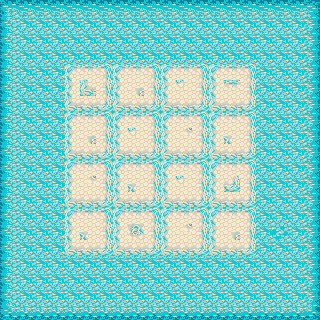

This is a level from a 2D game, rendered from its Tiled map with the project's own tilesets. A one-line summary and the complete map file follow:
An orthogonal 20x20 tile map with 16x16 px tiles, 2 tile layers (Floor, Obstacles) and 14 objects (10x blueSlime).

<map version="1.10" tiledversion="1.11.0" orientation="orthogonal" renderorder="right-down" width="20" height="20" tilewidth="16" tileheight="16" infinite="0" nextlayerid="7" nextobjectid="100">
 <editorsettings>
  <export target="floor2_2.lua" format="lua" />
 </editorsettings>
 <tileset firstgid="1" name="AdventureBegins_Demo" tilewidth="16" tileheight="16" tilecount="589" columns="19">
  <image source="AdventureBegins_Demo.png" width="304" height="496" />
 </tileset>
 <layer id="1" name="Floor" width="20" height="20">
  <data encoding="csv">
521,522,522,522,522,522,522,522,522,522,522,522,522,522,522,522,522,522,522,523,
540,541,541,541,541,541,541,541,541,541,541,541,541,541,541,541,541,541,541,542,
540,541,541,541,541,541,541,541,541,541,541,541,541,541,541,541,541,541,541,542,
540,541,541,541,541,541,541,541,541,541,541,541,541,541,541,541,541,541,541,542,
540,541,541,541,515,516,517,515,516,517,515,516,517,515,516,517,541,541,541,542,
540,541,541,541,534,553,536,534,518,536,534,538,536,534,516,536,541,541,541,542,
540,541,541,541,553,554,555,553,554,555,553,554,555,553,554,555,541,541,541,542,
540,541,541,541,515,516,517,515,516,517,515,516,517,515,516,517,541,541,541,542,
540,541,541,541,534,518,536,534,538,536,534,537,536,534,519,536,541,541,541,542,
540,541,541,541,553,554,555,553,554,555,553,554,555,553,554,555,541,541,541,542,
540,541,541,541,515,516,517,515,516,517,515,516,517,515,516,517,541,541,541,542,
540,541,541,541,534,537,536,534,519,536,534,538,536,534,555,536,541,541,541,542,
540,541,541,541,553,554,555,553,554,555,553,554,555,553,554,555,541,541,541,542,
540,541,541,541,515,516,517,515,516,517,515,516,517,515,516,517,541,541,541,542,
540,541,541,541,534,519,536,534,535,536,534,537,536,534,518,536,541,557,541,542,
540,541,541,541,553,554,555,553,554,555,553,554,555,553,554,555,541,541,541,542,
540,541,541,541,541,541,541,541,541,541,541,541,541,541,541,541,541,541,541,542,
540,541,541,541,541,541,541,541,541,541,541,541,541,541,541,541,541,541,541,542,
540,541,541,541,541,541,541,541,541,541,541,541,541,541,541,541,541,541,541,542,
559,560,560,560,560,560,560,560,560,560,560,560,560,560,560,560,560,560,560,561
</data>
 </layer>
 <layer id="4" name="Obstacles" width="20" height="20">
  <data encoding="csv">
0,0,0,0,0,0,0,0,0,0,0,0,0,0,0,0,0,0,0,0,
0,0,0,0,0,0,0,0,0,0,0,0,0,0,0,0,0,0,0,0,
0,0,0,0,0,0,0,0,0,0,0,0,0,0,0,0,0,0,0,0,
0,0,0,0,0,0,0,0,0,0,0,0,0,0,0,0,0,0,0,0,
0,0,0,0,0,0,0,0,0,0,0,0,0,0,0,0,0,0,0,0,
0,0,0,0,0,0,0,0,0,0,0,0,0,0,0,0,0,0,0,0,
0,0,0,0,0,0,0,0,0,0,0,0,0,0,0,0,0,0,0,0,
0,0,0,0,0,0,0,0,0,0,0,0,0,0,0,0,0,0,0,0,
0,0,0,0,0,0,0,0,0,0,0,0,0,0,0,0,0,0,0,0,
0,0,0,0,0,0,0,0,0,0,0,0,0,0,0,0,0,0,0,0,
0,0,0,0,0,0,0,0,0,0,0,0,0,0,0,0,0,0,0,0,
0,0,0,0,0,0,0,0,0,0,0,0,0,0,0,0,0,0,0,0,
0,0,0,0,0,0,0,0,0,0,0,0,0,0,0,0,0,0,0,0,
0,0,0,0,0,0,0,0,0,0,0,0,0,0,0,0,0,0,0,0,
0,0,0,0,0,0,0,0,0,0,0,0,0,0,0,0,0,0,0,0,
0,0,0,0,0,0,0,0,0,0,0,0,0,0,0,0,0,0,0,0,
0,0,0,0,0,0,0,0,0,0,0,0,0,0,0,0,0,0,0,0,
0,0,0,0,0,0,0,0,0,0,0,0,0,0,0,0,0,0,0,0,
0,0,0,0,0,0,0,0,0,0,0,0,0,0,0,0,0,0,0,0,
0,0,0,0,0,0,0,0,0,0,0,0,0,0,0,0,0,0,0,0
</data>
 </layer>
 <objectgroup id="5" name="Walls">
  <object id="23" x="0" y="0" width="16" height="320" />
  <object id="25" x="304" y="0" width="16" height="320" />
  <object id="28" x="16" y="304" width="288" height="16" />
  <object id="31" x="16" y="0" width="288" height="8" />
 </objectgroup>
 <objectgroup id="6" name="Enemies">
  <object id="90" name="blueSlime" x="64" y="128">
   <point />
  </object>
  <object id="91" name="blueSlime" x="64" y="192">
   <point />
  </object>
  <object id="92" name="blueSlime" x="128" y="64">
   <point />
  </object>
  <object id="93" name="blueSlime" x="192" y="64">
   <point />
  </object>
  <object id="94" name="blueSlime" x="256" y="128">
   <point />
  </object>
  <object id="95" name="blueSlime" x="256" y="192">
   <point />
  </object>
  <object id="96" name="blueSlime" x="128" y="256">
   <point />
  </object>
  <object id="97" name="blueSlime" x="192" y="256">
   <point />
  </object>
  <object id="98" name="blueSlime" x="96" y="160">
   <point />
  </object>
  <object id="99" name="blueSlime" x="224" y="160">
   <point />
  </object>
 </objectgroup>
</map>
